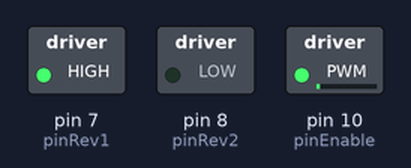
A sketch run on a simulated Arduino Uno, built with avr-gcc and run on an emulated ATmega328P. Parts: switched loads named in the sketch (green lamp = pin HIGH).

Above: at 0.15 s.
At 4.35 s:
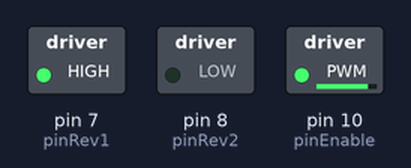
At 8.85 s:
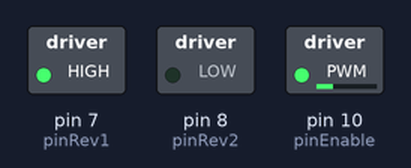
At 18.16 s:
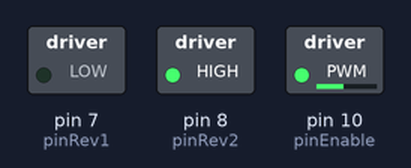
At 28.07 s:
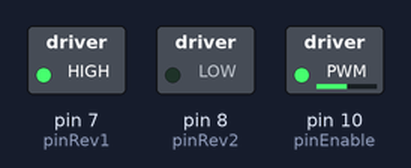
At 39.79 s:
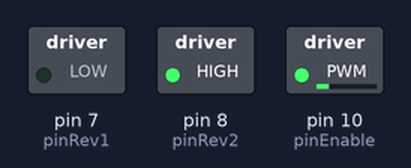
Timing chart, 0 to 40.0 s (numbered marks = the images above):
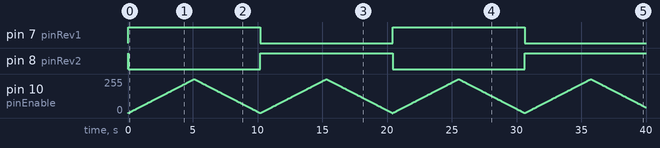

Measured:
- by itself, pin 7 (pinRev1): alternates HIGH for 10.2 s and LOW for 10.2 s
- by itself, pin 8 (pinRev2): goes HIGH 0.02 s, LOW 10.2 s, HIGH 10.2 s, LOW 10.2 s, then HIGH

The sketch:

L293dMotorSweep.ino
```cpp
int pinEnable = 10;
int pinRev1 = 7;
int pinRev2 = 8;

void setMotorSpeed(int mSpeed);

void setup() {
  // put your setup code here, to run once:
  pinMode(pinEnable,OUTPUT);
  pinMode(pinRev1,OUTPUT);
  pinMode(pinRev2,OUTPUT);
}

void loop() {
  for(int i = 0; i<255;i++){
      setMotorSpeed(i);
      delay(20);
  }

  for(int i = 255; i>-255;i--){
      setMotorSpeed(i);
      delay(20);
  }

  for(int i = -255; i<0;i++){
      setMotorSpeed(i);
      delay(20);
  }
}

void setMotorSpeed(int mSpeed){
  bool rev = mSpeed > 0;
  digitalWrite(pinRev1, rev);
  digitalWrite(pinRev2, !rev);
  analogWrite(pinEnable,abs(mSpeed));
}
```
